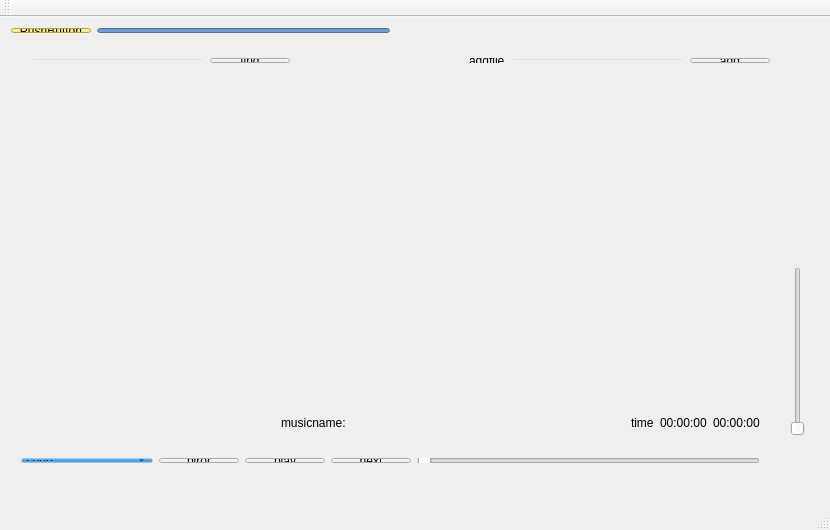
<?xml version="1.0" encoding="UTF-8"?>
<ui version="4.0">
 <class>musicplayer</class>
 <widget class="QMainWindow" name="musicplayer">
  <property name="geometry">
   <rect>
    <x>0</x>
    <y>0</y>
    <width>830</width>
    <height>530</height>
   </rect>
  </property>
  <property name="windowTitle">
   <string>musicplayer</string>
  </property>
  <property name="styleSheet">
   <string notr="true"/>
  </property>
  <widget class="QWidget" name="centralWidget">
   <widget class="QWidget" name="horizontalLayoutWidget_2">
    <property name="geometry">
     <rect>
      <x>270</x>
      <y>390</y>
      <width>501</width>
      <height>31</height>
     </rect>
    </property>
    <layout class="QHBoxLayout" name="horizontalLayout_2">
     <item>
      <widget class="QLabel" name="label_4">
       <property name="text">
        <string>musicname:</string>
       </property>
      </widget>
     </item>
     <item>
      <widget class="QLabel" name="label_3">
       <property name="text">
        <string/>
       </property>
      </widget>
     </item>
     <item>
      <spacer name="horizontalSpacer">
       <property name="orientation">
        <enum>Qt::Horizontal</enum>
       </property>
       <property name="sizeHint" stdset="0">
        <size>
         <width>40</width>
         <height>20</height>
        </size>
       </property>
      </spacer>
     </item>
     <item>
      <widget class="QLabel" name="label_2">
       <property name="text">
        <string>time</string>
       </property>
      </widget>
     </item>
     <item>
      <widget class="QLabel" name="label">
       <property name="text">
        <string>00:00:00</string>
       </property>
      </widget>
     </item>
     <item>
      <widget class="QLabel" name="label_5">
       <property name="text">
        <string>00:00:00</string>
       </property>
      </widget>
     </item>
    </layout>
   </widget>
   <widget class="QSlider" name="verticalSlider">
    <property name="geometry">
     <rect>
      <x>790</x>
      <y>250</y>
      <width>15</width>
      <height>169</height>
     </rect>
    </property>
    <property name="orientation">
     <enum>Qt::Vertical</enum>
    </property>
   </widget>
   <widget class="QListWidget" name="listWidget">
    <property name="geometry">
     <rect>
      <x>10</x>
      <y>70</y>
      <width>251</width>
      <height>351</height>
     </rect>
    </property>
    <property name="styleSheet">
     <string notr="true">background-color: transparent;</string>
    </property>
   </widget>
   <widget class="QWidget" name="layoutWidget">
    <property name="geometry">
     <rect>
      <x>10</x>
      <y>430</y>
      <width>761</width>
      <height>27</height>
     </rect>
    </property>
    <layout class="QHBoxLayout" name="horizontalLayout">
     <item>
      <widget class="QComboBox" name="comboBox">
       <property name="styleSheet">
        <string notr="true">background-color: rgb(19, 112, 190, 0);</string>
       </property>
       <item>
        <property name="text">
         <string>Loop</string>
        </property>
       </item>
       <item>
        <property name="text">
         <string>CurrentItemInLoop</string>
        </property>
       </item>
       <item>
        <property name="text">
         <string>Random</string>
        </property>
       </item>
      </widget>
     </item>
     <item>
      <widget class="QPushButton" name="pushButton_3">
       <property name="text">
        <string>piror</string>
       </property>
      </widget>
     </item>
     <item>
      <widget class="QPushButton" name="pushButton_2">
       <property name="text">
        <string>play</string>
       </property>
      </widget>
     </item>
     <item>
      <widget class="QPushButton" name="pushButton">
       <property name="text">
        <string>next</string>
       </property>
      </widget>
     </item>
     <item>
      <widget class="QSlider" name="horizontalSlider">
       <property name="orientation">
        <enum>Qt::Horizontal</enum>
       </property>
      </widget>
     </item>
    </layout>
   </widget>
   <widget class="QWidget" name="layoutWidget">
    <property name="geometry">
     <rect>
      <x>20</x>
      <y>30</y>
      <width>761</width>
      <height>27</height>
     </rect>
    </property>
    <layout class="QHBoxLayout" name="horizontalLayout_3">
     <item>
      <widget class="QLineEdit" name="lineEdit">
       <property name="styleSheet">
        <string notr="true">background-color: transparent;</string>
       </property>
      </widget>
     </item>
     <item>
      <widget class="QPushButton" name="pushButton_4">
       <property name="styleSheet">
        <string notr="true"/>
       </property>
       <property name="text">
        <string>find</string>
       </property>
      </widget>
     </item>
     <item>
      <spacer name="horizontalSpacer_2">
       <property name="orientation">
        <enum>Qt::Horizontal</enum>
       </property>
       <property name="sizeHint" stdset="0">
        <size>
         <width>40</width>
         <height>20</height>
        </size>
       </property>
      </spacer>
     </item>
     <item>
      <widget class="QLabel" name="label_7">
       <property name="text">
        <string>addfile</string>
       </property>
      </widget>
     </item>
     <item>
      <widget class="QLineEdit" name="lineEdit_2">
       <property name="styleSheet">
        <string notr="true">background-color: transparent;</string>
       </property>
      </widget>
     </item>
     <item>
      <widget class="QPushButton" name="pushButton_5">
       <property name="styleSheet">
        <string notr="true"/>
       </property>
       <property name="text">
        <string>add</string>
       </property>
      </widget>
     </item>
    </layout>
   </widget>
   <widget class="QWidget" name="layoutWidget">
    <property name="geometry">
     <rect>
      <x>0</x>
      <y>0</y>
      <width>401</width>
      <height>27</height>
     </rect>
    </property>
    <layout class="QHBoxLayout" name="horizontalLayout_4">
     <item>
      <widget class="QPushButton" name="pushButton_6">
       <property name="styleSheet">
        <string notr="true">background-color: rgb(252, 233, 79);</string>
       </property>
       <property name="text">
        <string>PushButton</string>
       </property>
      </widget>
     </item>
     <item>
      <widget class="QLineEdit" name="lineEdit_3">
       <property name="styleSheet">
        <string notr="true">background-color: rgb(114, 159, 207);</string>
       </property>
      </widget>
     </item>
    </layout>
   </widget>
   <widget class="QStackedWidget" name="stackedWidget">
    <property name="geometry">
     <rect>
      <x>280</x>
      <y>70</y>
      <width>481</width>
      <height>291</height>
     </rect>
    </property>
    <property name="currentIndex">
     <number>0</number>
    </property>
    <widget class="QWidget" name="page">
     <widget class="QWidget" name="gridLayoutWidget">
      <property name="geometry">
       <rect>
        <x>0</x>
        <y>20</y>
        <width>471</width>
        <height>251</height>
       </rect>
      </property>
      <layout class="QGridLayout" name="gridLayout"/>
     </widget>
    </widget>
    <widget class="QWidget" name="page_2">
     <widget class="QWidget" name="gridLayoutWidget_2">
      <property name="geometry">
       <rect>
        <x>0</x>
        <y>10</y>
        <width>481</width>
        <height>261</height>
       </rect>
      </property>
      <layout class="QGridLayout" name="gridLayout_2"/>
     </widget>
    </widget>
    <widget class="QWidget" name="page_3">
     <widget class="QTextBrowser" name="textBrowser">
      <property name="geometry">
       <rect>
        <x>240</x>
        <y>10</y>
        <width>211</width>
        <height>261</height>
       </rect>
      </property>
     </widget>
     <widget class="QListWidget" name="listWidget_2">
      <property name="geometry">
       <rect>
        <x>10</x>
        <y>10</y>
        <width>221</width>
        <height>261</height>
       </rect>
      </property>
     </widget>
    </widget>
   </widget>
  </widget>
  <widget class="QMenuBar" name="menuBar">
   <property name="geometry">
    <rect>
     <x>0</x>
     <y>0</y>
     <width>830</width>
     <height>22</height>
    </rect>
   </property>
  </widget>
  <widget class="QToolBar" name="mainToolBar">
   <attribute name="toolBarArea">
    <enum>TopToolBarArea</enum>
   </attribute>
   <attribute name="toolBarBreak">
    <bool>false</bool>
   </attribute>
  </widget>
  <widget class="QStatusBar" name="statusBar"/>
 </widget>
 <layoutdefault spacing="6" margin="11"/>
 <resources/>
 <connections/>
</ui>
